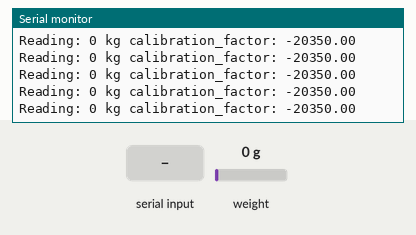
This sketch was run on a simulated Arduino Uno, built with avr-gcc and run on an emulated ATmega328P. On the bench: the last lines printed to the serial monitor. Inputs (shaded band) come from the test bench; at power-on: weight on the scale 0 g.

Above: at 3.3 s.
3.4 s: weight on the scale set to 100 g
At 3.46 s:
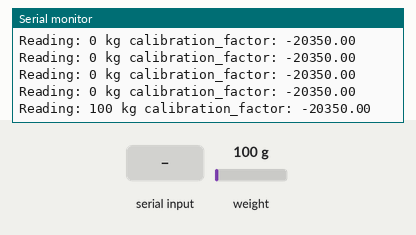
6.4 s: "+" received over Serial
At 6.59 s:
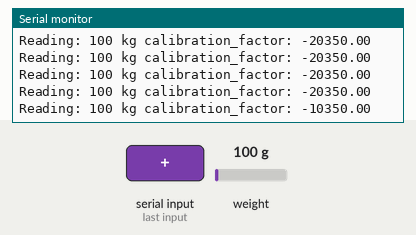
7.9 s: "a" received over Serial
At 8.01 s:
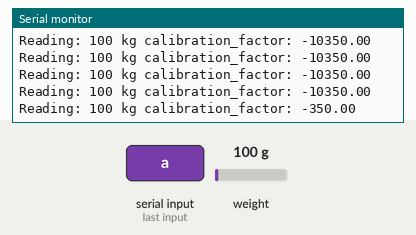
9.4 s: weight on the scale set to 1250 g
At 9.43 s:
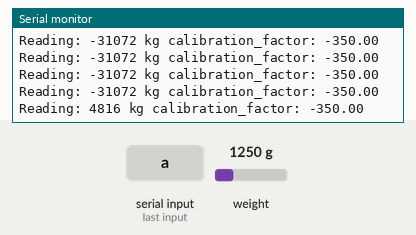
10.9 s: "-" received over Serial
At 11.04 s:
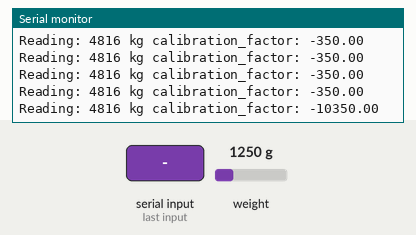
Timing chart, 0 to 13.9 s (numbered marks = the images above; inputs shaded):
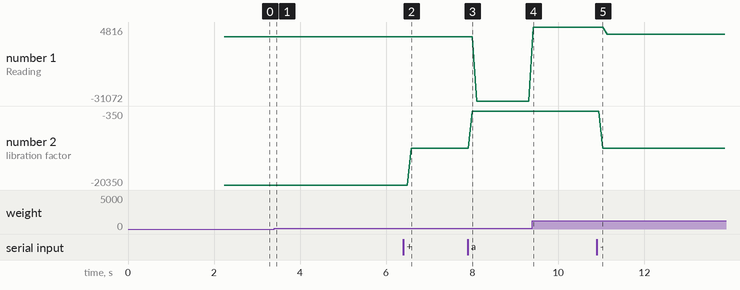

Measured:
- after the input at 3.4 s, the serial monitor: prints a new line after 0.05 s (image 1)
- after the input at 6.4 s, the serial monitor: prints a new line after 0.19 s (image 2)
- after the input at 7.9 s, the serial monitor: prints a new line after 0.10 s (image 3)
- after the input at 9.4 s, the serial monitor: prints a new line at once (image 4)
- after the input at 10.9 s, the serial monitor: prints a new line after 0.14 s (image 5)
- plotted number 1: 0 → 100 after the input at 3.4 s, 100 → -31072 after the input at 7.9 s, -31072 → 4816 after the input at 9.4 s, 4816 → 1250 after the input at 10.9 s
- plotted number 2: -20350 → -10350 after the input at 6.4 s, -10350 → -350 after the input at 7.9 s

The sketch:

TestScale.ino
```cpp
// (licence header left out)
#include <Adafruit_SHT31.h>
#include <SparkFunBME280.h>
#include <HX711.h>
#define DOUT A2
#define CLK A1
HX711 scale(DOUT, CLK);
float calibration_factor = -20350; //-47000 worked for my 3kg max scale setup
float tezina;
int tezinagr;
void setup() {

	Serial.begin(9600);
	Serial.println("HX711 calibration sketch");
	Serial.println("Remove all weight from scale");
	Serial.println("After readings begin, place known weight on scale");
	Serial.println("Press + or a to increase calibration factor");
	Serial.println("Press ? or z to decrease calibration factor");
	scale.set_scale();
	scale.tare(); //Reset the scale to 0
	long zero_factor = scale.read_average(); //Get a baseline reading
	Serial.print("Zero factor: "); //This can be used to remove the need to tare the scale. Useful in permanent scale projects.
	Serial.println(zero_factor);
}
void loop() {
	tezina = scale.get_units(), 3;
	tezinagr = tezina*1000;
	;	scale.set_scale(calibration_factor); //Adjust to this calibration factor
	Serial.print("Reading: ");
	Serial.print(tezinagr);
	Serial.print(" kg"); //Change this to lbs if are insane
	Serial.print(" calibration_factor: ");
	Serial.print(calibration_factor);
	Serial.println();
	if (Serial.available())
	{
		char temp = Serial.read();
		if (temp == '+' || temp == 'a')
			calibration_factor += 10000;
		else if (temp == '-' || temp == 'z')
			calibration_factor -= 10000;
	}
}
```
